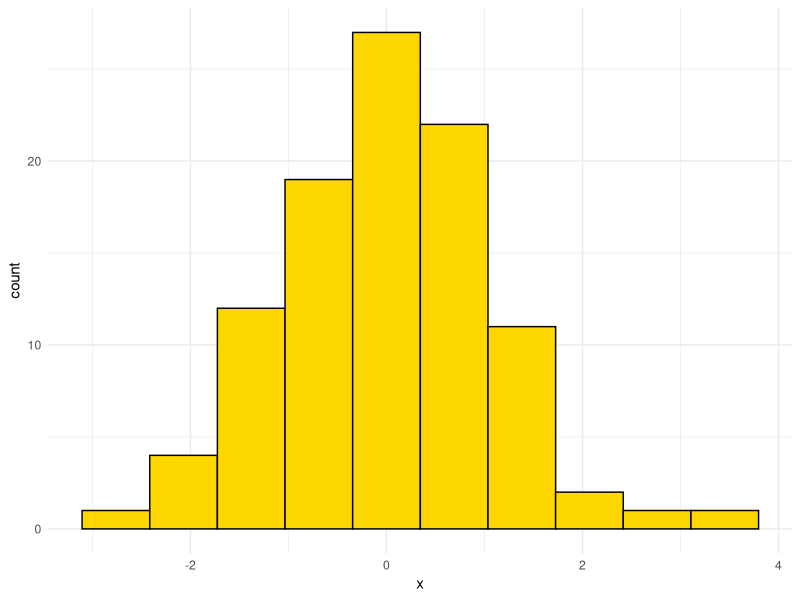

Write the R code that produced this figure. (Note: this script raises an error after producing the figure.)
## ---- chunk 1
# DON'T TOUCH THIS
knitr::opts_chunk$set(echo = TRUE)
library(ggplot2)

## ---- chunk 2
hist_data <- data.frame(x = rnorm(n = 100))
ggplot(data = hist_data,
       mapping = aes(x = x)) +
    geom_histogram(bins = 10, fill = "gold", colour = "black") +
    theme_minimal()


breedte_man_mean <- mean((data[data$sexse == "man", ])$breedte)
breedte_vrouw_mean <- mean((data[data$sexse == "vrouw", ])$breedte)
lengte_man_mean <- mean((data[data$sexse == "man", ])$lengte)
lengte_vrouw_mean <- mean((data[data$sexse == "vrouw", ])$lengte)
ratio_vrouw <- (lengte_vrouw_mean/breedte_vrouw_mean)
ratio_man <- (lengte_man_mean/breedte_man_mean)
print(ratio_man)
print(ratio_vrouw)
